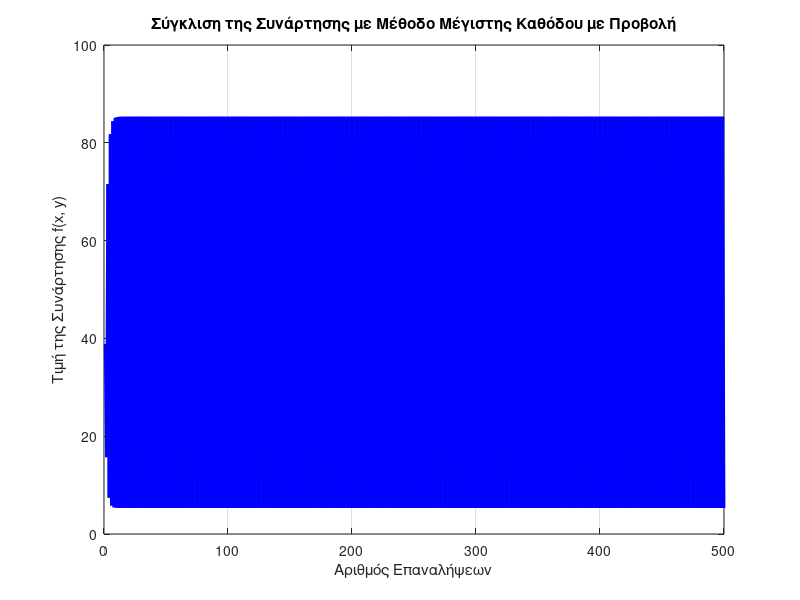
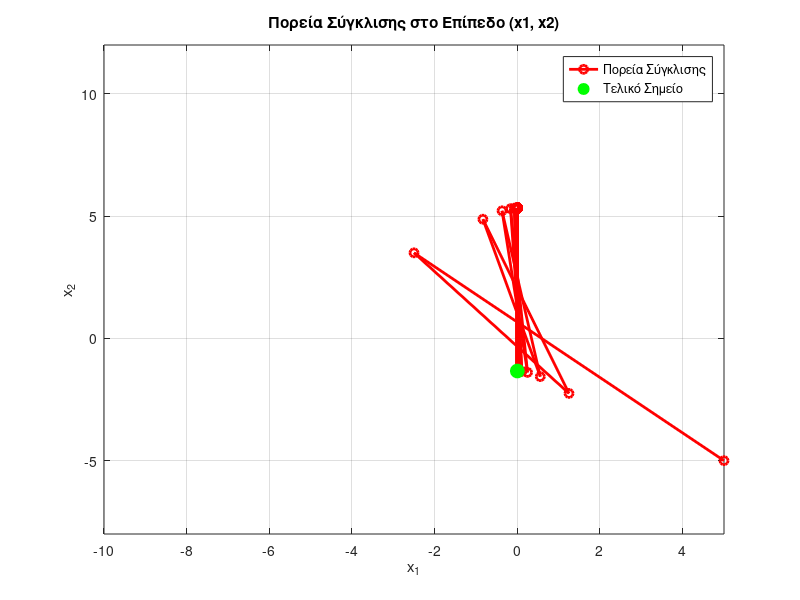

Recreate these plots in MATLAB, in order.
% Ορισμός της συνάρτησης και των παραμέτρων
f = @(x1, x2) (1/3)*(x1^2) + 3*(x2^2); % Συνάρτηση που ελαχιστοποιούμε
grad_f = @(x1, x2) [2/3*x1; 6*x2]; % Gradient της f
projection = @(x) [min(max(x(1), -10), 5); min(max(x(2), -8), 12)]; % Προβολή στους περιορισμούς

% Παράμετροι
x0 = [5; -5]; % Αρχικό σημείο (x1, x2)
epsilon = 0.01; % Ακρίβεια
s_k = 5; % Παράγοντας μεγέθους βήματος
gamma_k = 0.5; % Βήμα προσαρμογής
max_iter = 500; % Μέγιστος αριθμός επαναλήψεων

% Αρχικοποίηση
x_k = x0; % Τρέχουσα θέση
k = 0; % Μετρητής επαναλήψεων
f_values = []; % Αποθήκευση τιμών της συνάρτησης
trajectory = x_k'; % Αποθήκευση τροχιάς για γραφική αναπαράσταση

% Μέθοδος Μέγιστης Καθόδου με Προβολή
while norm(grad_f(x_k(1), x_k(2))) > epsilon && k < max_iter
    % Υπολογισμός του gradient
    gradient = grad_f(x_k(1), x_k(2)); % Gradient στο x_k
    
    % Υπολογισμός της νέας θέσης χωρίς περιορισμούς
    x_new = x_k - s_k * gradient;
    
    % Εφαρμογή προβολής για να διασφαλιστούν οι περιορισμοί
    x_proj = projection(x_new);
    
    % Ενημέρωση θέσης με τον παράγοντα προσαρμογής gamma_k
    x_k = x_k + gamma_k * (x_proj - x_k);
    
    % Ενημέρωση μετρητή και αποθήκευση
    k = k + 1; % Ενημέρωση επαναλήψεων
    f_values = [f_values; f(x_k(1), x_k(2))]; % Αποθήκευση της τιμής f(x_k)
    trajectory = [trajectory; x_k']; % Αποθήκευση της τροχιάς
end

% Εμφάνιση αποτελεσμάτων
disp('Αποτελέσματα Μεθόδου Μέγιστης Καθόδου με Προβολή:');
disp(['Τελικό σημείο: (', num2str(x_k(1)), ', ', num2str(x_k(2)), ')']);
disp(['Αριθμός επαναλήψεων: ', num2str(k)]);

% Γραφική απεικόνιση της σύγκλισης της συνάρτησης
figure;
plot(1:length(f_values), f_values, 'b-', 'LineWidth', 2); % Σύγκλιση της f
xlabel('Αριθμός Επαναλήψεων');
ylabel('Τιμή της Συνάρτησης f(x, y)');
title('Σύγκλιση της Συνάρτησης με Μέθοδο Μέγιστης Καθόδου με Προβολή');
grid on;

% Γραφική απεικόνιση της τροχιάς στο επίπεδο (x1, x2)
figure;
plot(trajectory(:, 1), trajectory(:, 2), 'ro-', 'LineWidth', 2); % Τροχιά στο επίπεδο
hold on;
plot(x_k(1), x_k(2), 'go', 'MarkerSize', 10, 'MarkerFaceColor', 'g'); % Τελικό σημείο
xlabel('x_1');
ylabel('x_2');
title('Πορεία Σύγκλισης στο Επίπεδο (x1, x2)');
xlim([-10 5]);
ylim([-8 12]);
grid on;
legend('Πορεία Σύγκλισης', 'Τελικό Σημείο');
hold off;
